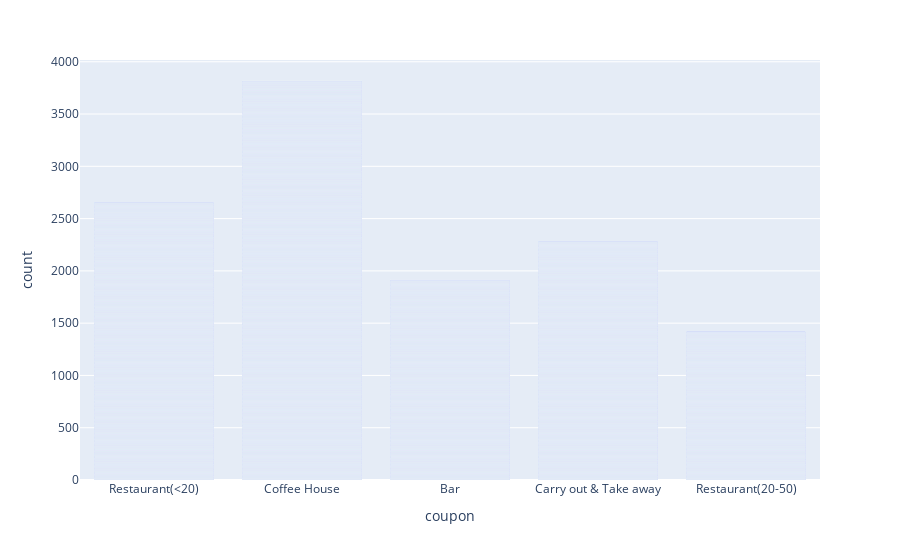

Source (notebook cell):
### Markdown cell above
5. Use a bar plot to visualize the `coupon` column.

### Code cell
px.bar(final_df, x="coupon")

### Figure 1 — Plotly figure (JSON) as saved in the notebook; plotly's stock layout.template omitted (floating-point values rounded to 4 significant figures; data arrays with more than 128 entries replaced by an {"elided": "..."} marker saying what was removed)
{"data": [{"alignmentgroup": "True", "hovertemplate": "coupon=%{x}<br>count=%{y}<extra></extra>", "legendgroup": "", "marker": {"color": "#636efa", "pattern": {"shape": ""}}, "name": "", "offsetgroup": "", "orientation": "v", "showlegend": false, "textposition": "auto", "type": "bar", "x": {"elided": "12079 str values"}, "xaxis": "x", "y": {"elided": "12079 int values"}, "yaxis": "y"}], "layout": {"autosize": true, "barmode": "relative", "legend": {"tracegroupgap": 0}, "margin": {"t": 60}, "xaxis": {"anchor": "y", "autorange": true, "domain": [0, 1], "range": [-0.5, 4.5], "title": {"text": "coupon"}, "type": "category"}, "yaxis": {"anchor": "x", "autorange": true, "domain": [0, 1], "range": [0, 4017.0], "title": {"text": "count"}, "type": "linear"}}}
